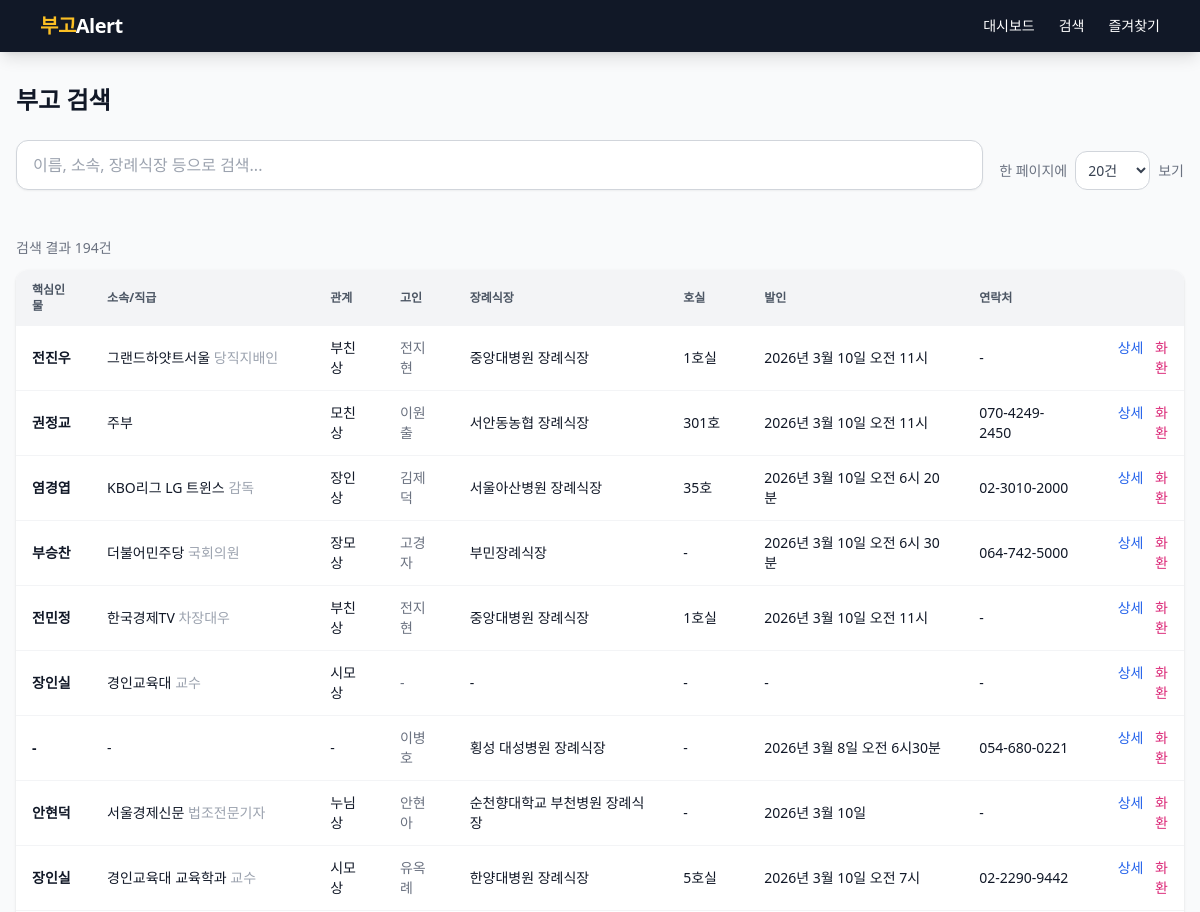
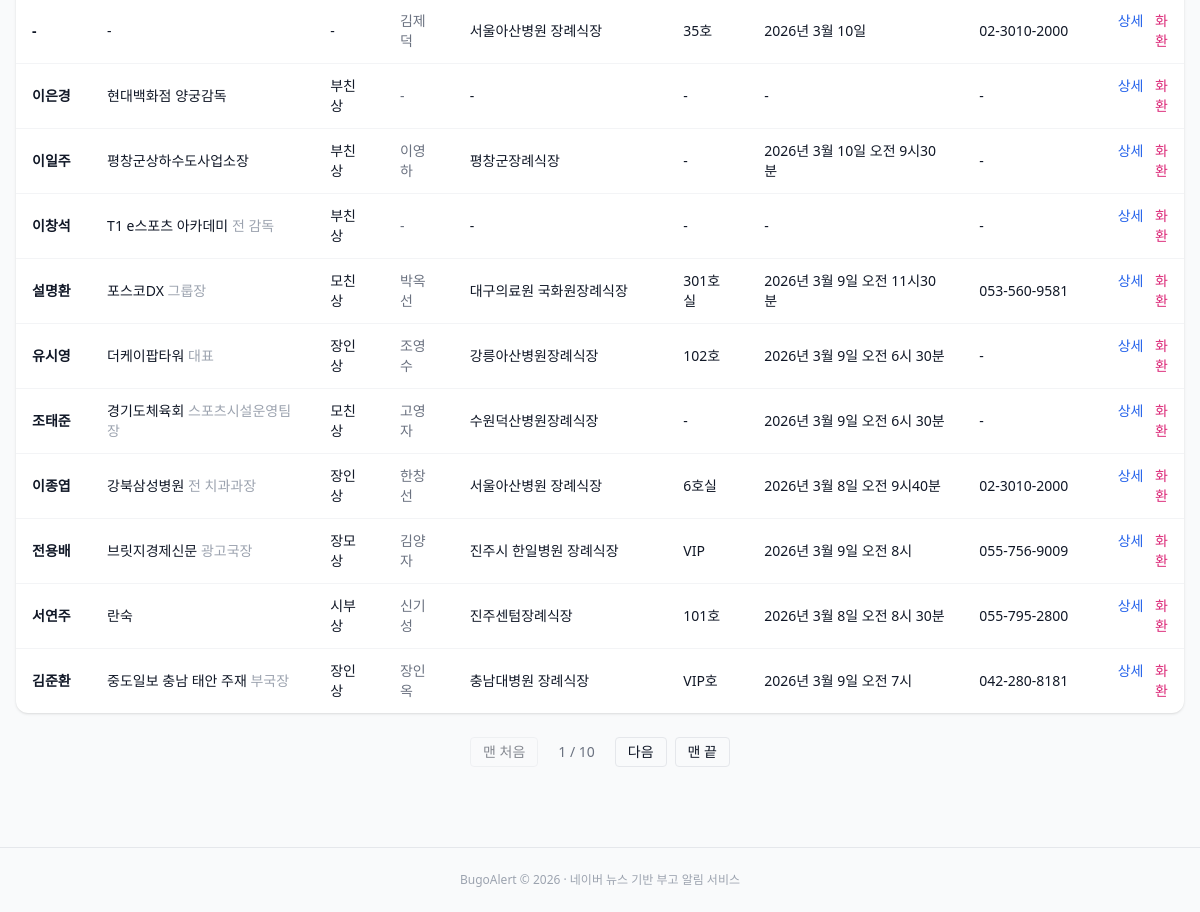
Screenshot of /search with the database file from the repository (2 pictures, top to bottom).
### app/models.py (models this page shows)
class Obituary(Base):
    __tablename__ = "obituaries"
    id = Column(Integer, primary_key=True, autoincrement=True)
    source_url = Column(String(512), nullable=False)
    source_urls = Column(Text, nullable=True)  # JSON 배열: 병합된 모든 기사 URL
    title = Column(String(512), nullable=False)
    key_person = Column(String(100))
    organization = Column(String(200))
    position = Column(String(200))
    deceased_name = Column(String(100))
    deceased_age = Column(String(50))
    relationship = Column(String(100))
    related_persons = Column(Text)
    funeral_hall = Column(String(200))
    room_number = Column(String(50))
    funeral_date = Column(String(100))
    funeral_time = Column(String(50))
    contact = Column(String(100))
    remarks = Column(Text)
    raw_text = Column(Text)
    published_at = Column(DateTime)
    created_at = Column(DateTime, default=datetime.utcnow)
    dedup_key = Column(String(200), unique=True, nullable=True)
    __table_args__ = (
        Index("ix_obituaries_key_person", "key_person"),
        Index("ix_obituaries_org", "organization"),
        Index("ix_obituaries_published", "published_at"),
        Index("ix_obituaries_dedup", "dedup_key"),
        Index("ix_obituaries_source_url", "source_url"),
    )

### app/routers/obituaries.py (the view)
@router.get("/search")
async def search(
    request: Request,
    q: str = Query(""),
    db: Session = Depends(get_db),
    page: int = Query(1, ge=1),
    per_page: int = Query(20, ge=10, le=100),
):
    per_page = _valid_per_page(per_page)
    q_result = _search_query(db, q)
    total = q_result.count()
    obituaries = q_result.offset((page - 1) * per_page).limit(per_page).all()
    total_pages = max(1, (total + per_page - 1) // per_page)
    template = "partials/obituary_table.html" if request.headers.get("HX-Request") else "search.html"
    return request.app.state.templates.TemplateResponse(
        template,
        {
            "request": request,
            "obituaries": obituaries,
            "page": page,
            "total_pages": total_pages,
            "total": total,
            "per_page": per_page,
            "per_page_options": PER_PAGE_OPTIONS,
            "q": q,
        },
    )

### app/templates/search.html (shortened to what this page needs)
{% extends "base.html" %}
{% block content %}
<h1 class="text-2xl font-bold mb-6">부고 검색</h1>
<div class="mb-6" id="search-form-wrapper">
  <div class="flex gap-4 flex-wrap items-end">
    <div class="flex-1 min-w-[200px]">
      <input type="text"
             name="q"
             value="{{ q or '' }}"
             placeholder="이름, 소속, 장례식장 등으로 검색..."
             hx-get="/search"
             hx-trigger="keyup changed delay:300ms, search"
             hx-target="#search-results"
             hx-indicator="#search-spinner"
             hx-include="#search-form-wrapper"
             class="w-full px-4 py-3 rounded-xl border border-gray-300 focus:border-amber-500 focus:ring-2 focus:ring-amber-200 outline-none text-base shadow-sm">
    </div>
    <div class="flex items-center gap-2 text-sm">
      <label for="per-page" class="text-gray-500">한 페이지에</label>
      <select name="per_page" id="per-page"
              hx-get="/search"
              hx-trigger="change"
              hx-target="#search-results"
              hx-include="#search-form-wrapper"
              class="px-2 py-2 rounded-xl border border-gray-300 text-gray-700 bg-white">
        {% for n in per_page_options %}
        <option value="{{ n }}" {% if per_page == n %}selected{% endif %}>{{ n }}건</option>
        {% endfor %}
      </select>
      <span class="text-gray-500">보기</span>
    </div>
  </div>
</div>
<div id="search-results">
  {% include "partials/obituary_table.html" %}
</div>
{% endblock %}

### app/templates/partials/obituary_table.html (shortened to what this page needs)
<p class="text-sm text-gray-500 mb-3">검색 결과 {{ total }}건</p>
{% if obituaries %}
<div class="bg-white rounded-xl shadow overflow-hidden">
  <table class="w-full text-sm">
    <thead class="bg-gray-100 text-gray-600 uppercase text-xs">
      <tr>
        <th class="px-4 py-3 text-left">핵심인물</th>
        <th class="px-4 py-3 text-left">소속/직급</th>
        <th class="px-4 py-3 text-left">관계</th>
        <th class="px-4 py-3 text-left">고인</th>
        <th class="px-4 py-3 text-left">장례식장</th>
        <th class="px-4 py-3 text-left">호실</th>
        <th class="px-4 py-3 text-left">발인</th>
        <th class="px-4 py-3 text-left">연락처</th>
        <th class="px-4 py-3"></th>
      </tr>
    </thead>
    <tbody class="divide-y divide-gray-100">
      {% for o in obituaries %}
      <tr class="hover:bg-amber-50 transition">
        <td class="px-4 py-3 font-bold text-gray-900">{{ o.key_person or '-' }}</td>
        <td class="px-4 py-3">{{ o.organization or '-' }}{% if o.position %} <span class="text-gray-400">{{ o.position }}</span>{% endif %}</td>
        <td class="px-4 py-3">{{ o.relationship or '-' }}</td>
        <td class="px-4 py-3 text-gray-500">{{ o.deceased_name or '-' }}</td>
        <td class="px-4 py-3">{{ o.funeral_hall or '-' }}</td>
        <td class="px-4 py-3">{{ o.room_number or '-' }}</td>
        <td class="px-4 py-3">{{ (o.funeral_date or '-')|format_funeral_date }} {{ o.funeral_time or '' }}</td>
        <td class="px-4 py-3">{{ o.contact or '-' }}</td>
        <td class="px-4 py-3 text-right space-x-2">
          <a href="/obituary/{{ o.id }}" class="text-blue-600 hover:underline">상세</a>
          <a href="/flower/order/{{ o.id }}" class="text-pink-600 hover:underline">화환</a>
        </td>
      </tr>
      {% endfor %}
    </tbody>
  </table>
</div>
{% if total_pages > 1 %}
<div class="flex justify-center items-center gap-2 mt-6 flex-wrap">
  <a href="/search?q={{ q or '' }}&page=1&per_page={{ per_page }}" class="px-3 py-1 rounded border text-sm hover:bg-gray-100 {% if page == 1 %}opacity-50 pointer-events-none{% endif %}">맨 처음</a>
  <span class="px-3 py-1 text-sm text-gray-500">{{ page }} / {{ total_pages }}</span>
  {% if page < total_pages %}
  <a href="/search?q={{ q or '' }}&page={{ page + 1 }}&per_page={{ per_page }}" class="px-3 py-1 rounded border text-sm hover:bg-gray-100">다음</a>
  {% endif %}
  <a href="/search?q={{ q or '' }}&page={{ total_pages }}&per_page={{ per_page }}" class="px-3 py-1 rounded border text-sm hover:bg-gray-100 {% if page == total_pages %}opacity-50 pointer-events-none{% endif %}">맨 끝</a>
</div>
{% endif %}
{% else %}
<div class="text-center py-12 text-gray-400">
  <p>검색 결과가 없습니다</p>
</div>
{% endif %}

### app/templates/base.html (style rules this page uses)
html { font-size: clamp(14px, 2vw, 16px); }
body { font-size: 1rem; }

### rows the page displays
Obituary: key_person "전진우", organization "그랜드하얏트서울", position "당직지배인", relationship "부친상", deceased_name "전지현", funeral_hall "중앙대병원 장례식장", room_number "1호실", funeral_date "2026년 3월 10일", funeral_time "오전 11시", contact "-"
Obituary: key_person "권정교", organization "주부", relationship "모친상", deceased_name "이원출", funeral_hall "서안동농협 장례식장", room_number "301호", funeral_date "2026년 3월 10일", funeral_time "오전 11시", contact "070-4249-2450"
Obituary: key_person "염경엽", organization "KBO리그 LG 트윈스", position "감독", relationship "장인상", deceased_name "김제덕", funeral_hall "서울아산병원 장례식장", room_number "35호", funeral_date "2026년 3월 10일", funeral_time "오전 6시 20분", contact "02-3010-2000"
Obituary: key_person "부승찬", organization "더불어민주당", position "국회의원", relationship "장모상", deceased_name "고경자", funeral_hall "부민장례식장", room_number "-", funeral_date "2026년 3월 10일", funeral_time "오전 6시 30분", contact "064-742-5000"
Obituary: key_person "전민정", organization "한국경제TV", position "차장대우", relationship "부친상", deceased_name "전지현", funeral_hall "중앙대병원 장례식장", room_number "1호실", funeral_date "2026년 3월 10일", funeral_time "오전 11시", contact "-"
Obituary: key_person "장인실", organization "경인교육대", position "교수", relationship "시모상", deceased_name "-", funeral_hall "-", room_number "-", funeral_date "-", contact "-"
Obituary: key_person "-", organization "-", relationship "-", deceased_name "이병호", funeral_hall "횡성 대성병원 장례식장", room_number "-", funeral_date "2026년 3월 8일", funeral_time "오전 6시30분", contact "054-680-0221"
Obituary: key_person "안현덕", organization "서울경제신문", position "법조전문기자", relationship "누님상", deceased_name "안현아", funeral_hall "순천향대학교 부천병원 장례식장", room_number "-", funeral_date "2026년 3월 10일", contact "-"
Obituary: key_person "장인실", organization "경인교육대 교육학과", position "교수", relationship "시모상", deceased_name "유옥례", funeral_hall "한양대병원 장례식장", room_number "5호실", funeral_date "2026년 3월 10일", funeral_time "오전 7시", contact "02-2290-9442"
Obituary: key_person "-", organization "-", relationship "-", deceased_name "김제덕", funeral_hall "서울아산병원 장례식장", room_number "35호", funeral_date "2026년 3월 10일", contact "02-3010-2000"
Obituary: key_person "이은경", organization "현대백화점 양궁감독", relationship "부친상", deceased_name "-", funeral_hall "-", room_number "-", funeral_date "-", contact "-"
Obituary: key_person "이일주", organization "평창군상하수도사업소장", relationship "부친상", deceased_name "이영하", funeral_hall "평창군장례식장", room_number "-", funeral_date "2026년 3월 10일", funeral_time "오전 9시30분", contact "-"
Obituary: key_person "이창석", organization "T1 e스포츠 아카데미", position "전 감독", relationship "부친상", deceased_name "-", funeral_hall "-", room_number "-", funeral_date "-", contact "-"
Obituary: key_person "설명환", organization "포스코DX", position "그룹장", relationship "모친상", deceased_name "박옥선", funeral_hall "대구의료원 국화원장례식장", room_number "301호실", funeral_date "2026년 3월 9일", funeral_time "오전 11시30분", contact "053-560-9581"
Obituary: key_person "유시영", organization "더케이팝타워", position "대표", relationship "장인상", deceased_name "조영수", funeral_hall "강릉아산병원장례식장", room_number "102호", funeral_date "2026년 3월 9일", funeral_time "오전 6시 30분", contact "-"
Obituary: key_person "조태준", organization "경기도체육회", position "스포츠시설운영팀장", relationship "모친상", deceased_name "고영자", funeral_hall "수원덕산병원장례식장", room_number "-", funeral_date "2026년 3월 9일", funeral_time "오전 6시 30분", contact "-"
Obituary: key_person "이종엽", organization "강북삼성병원", position "전 치과과장", relationship "장인상", deceased_name "한창선", funeral_hall "서울아산병원 장례식장", room_number "6호실", funeral_date "2026년 3월 8일", funeral_time "오전 9시40분", contact "02-3010-2000"
Obituary: key_person "전용배", organization "브릿지경제신문", position "광고국장", relationship "장모상", deceased_name "김양자", funeral_hall "진주시 한일병원 장례식장", room_number "VIP", funeral_date "2026년 3월 9일", funeral_time "오전 8시", contact "055-756-9009"
Obituary: key_person "서연주", organization "란숙", relationship "시부상", deceased_name "신기성", funeral_hall "진주센텀장례식장", room_number "101호", funeral_date "2026년 3월 8일", funeral_time "오전 8시 30분", contact "055-795-2800"
Obituary: key_person "김준환", organization "중도일보 충남 태안 주재", position "부국장", relationship "장인상", deceased_name "장인옥", funeral_hall "충남대병원 장례식장", room_number "VIP호", funeral_date "2026년 3월 9일", funeral_time "오전 7시", contact "042-280-8181"

### other values shown
{{ total }} "194"
{{ page }} "1"
{{ total_pages }} "10"
form field per_page "20건"
